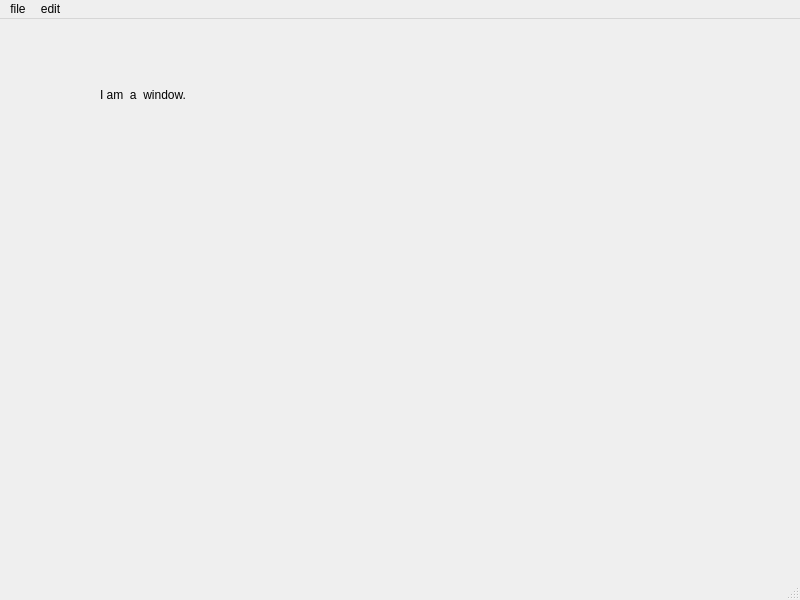
<?xml version="1.0" encoding="UTF-8"?>
<ui version="4.0">
 <class>ChartShow</class>
 <widget class="QMainWindow" name="ChartShow">
  <property name="geometry">
   <rect>
    <x>0</x>
    <y>0</y>
    <width>800</width>
    <height>600</height>
   </rect>
  </property>
  <property name="windowTitle">
   <string>MainWindowdemo</string>
  </property>
  <property name="windowIcon">
   <iconset>
    <normaloff>C:/Users/TaoLiu/Downloads/个人办公.png</normaloff>C:/Users/TaoLiu/Downloads/个人办公.png</iconset>
  </property>
  <widget class="QWidget" name="centralwidget">
   <widget class="QLabel" name="label">
    <property name="geometry">
     <rect>
      <x>100</x>
      <y>30</y>
      <width>201</width>
      <height>91</height>
     </rect>
    </property>
    <property name="text">
     <string>I am  a  window. </string>
    </property>
   </widget>
  </widget>
  <widget class="QMenuBar" name="menubar">
   <property name="geometry">
    <rect>
     <x>0</x>
     <y>0</y>
     <width>800</width>
     <height>23</height>
    </rect>
   </property>
   <widget class="QMenu" name="menufile">
    <property name="title">
     <string>file</string>
    </property>
    <addaction name="actionopen"/>
    <addaction name="actioncreate"/>
    <addaction name="actionclose"/>
    <addaction name="separator"/>
    <addaction name="actionother"/>
   </widget>
   <widget class="QMenu" name="menuedit">
    <property name="title">
     <string>edit</string>
    </property>
   </widget>
   <addaction name="menufile"/>
   <addaction name="menuedit"/>
  </widget>
  <widget class="QStatusBar" name="statusbar"/>
  <action name="actionopen">
   <property name="text">
    <string>open</string>
   </property>
  </action>
  <action name="actioncreate">
   <property name="text">
    <string>create</string>
   </property>
  </action>
  <action name="actionclose">
   <property name="text">
    <string>close</string>
   </property>
  </action>
  <action name="actionother">
   <property name="text">
    <string>other</string>
   </property>
  </action>
 </widget>
 <resources/>
 <connections>
  <connection>
   <sender>actionclose</sender>
   <signal>triggered()</signal>
   <receiver>ChartShow</receiver>
   <slot>close()</slot>
   <hints>
    <hint type="sourcelabel">
     <x>-1</x>
     <y>-1</y>
    </hint>
    <hint type="destinationlabel">
     <x>399</x>
     <y>299</y>
    </hint>
   </hints>
  </connection>
 </connections>
</ui>
